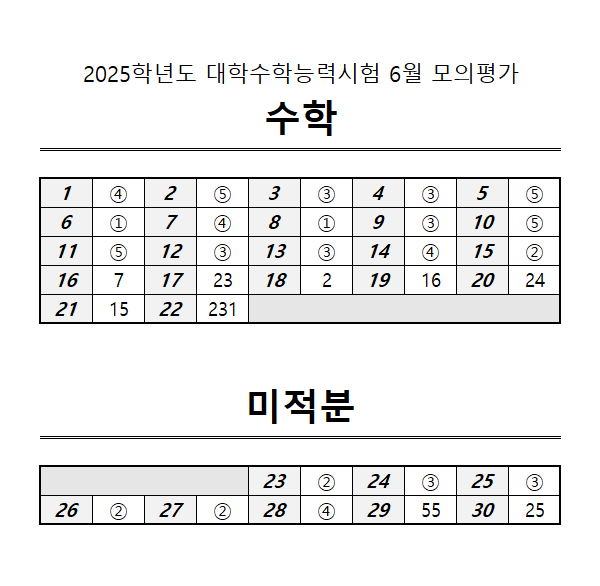
#> input picture MATH_G3_2024_06_calculus.png, 600 x 586 px, given in place of kor_page0.png, which was not available
$ jupyter execute --allow-errors exp.ipynb   (text cells are left out)
#> lines starting #> are read from the running program, lines starting #| are printed output that depends on the picture; after the words box and inside, x2 and y2 are one past the last pixel; in counts of white or black regions, pixels touching at a corner belong together; pictures that were not available may be replaced by others from this repository, and a replacement may not be noted
[cell 1]
import cv2
import easyocr
import re
import glob
import os

# 이미지 파일들이 있는 디렉토리 경로
directory = r'C:\Users\hana9\preprocessing\KOR_lr\2015_G1_11_kor_exp\cropped'

# 결과 이미지를 저장할 디렉토리 경로
output_directory = r'C:\Users\hana9\preprocessing\KOR_lr\2015_G1_11_kor_exp\cropped'

# 해당 디렉토리 내의 모든 png 파일 찾기
png_files = glob.glob(os.path.join(directory, '*.png'))

def extract_sort_key(filename):
    # 파일명에서 left 또는 right 부분과 숫자 부분을 추출하여 정렬 키를 반환하는 함수
    match = re.match(r'.*_(left|right)__page(\d+)\.png', filename)
    if match:
        prefix = match.group(1)
        number = int(match.group(2))
        return (number, prefix)  # 숫자를 먼저 비교하고, 그 다음에 left/right를 비교하여 정렬

    # 매칭되지 않는 경우는 마지막으로 처리
    return (float('inf'), filename)

# 파일을 정렬합니다.
sorted_files = sorted(png_files, key=extract_sort_key)

# EasyOCR을 사용하여 텍스트 인식
#> (the rest of this cell did not finish here and is left out)

[cell 2]
import os
import cv2
import numpy as np
from pdf2image import convert_from_path
from PIL import Image
import easyocr
import re

class ImageProcessor_kor:
    def __init__(self, image_path):
        self.image_path = image_path
        self.header = None
        self.body = None
        self.left_part = None
        self.middle_part = None
        self.right_part = None

    def process_image(self):
        src = cv2.imread(self.image_path)
#> src is the input picture: shape (586, 600, 3); mean B, G, R 238.1, 238.1, 238.1
        gray = cv2.cvtColor(src, cv2.COLOR_BGR2GRAY)
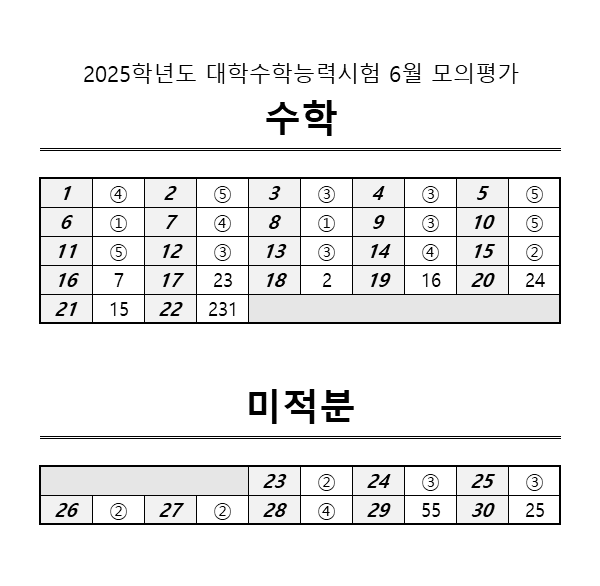
#> gray: shape (586, 600); min 0, max 255, mean 238.1
        blurred = cv2.GaussianBlur(gray, (5, 5), 0)
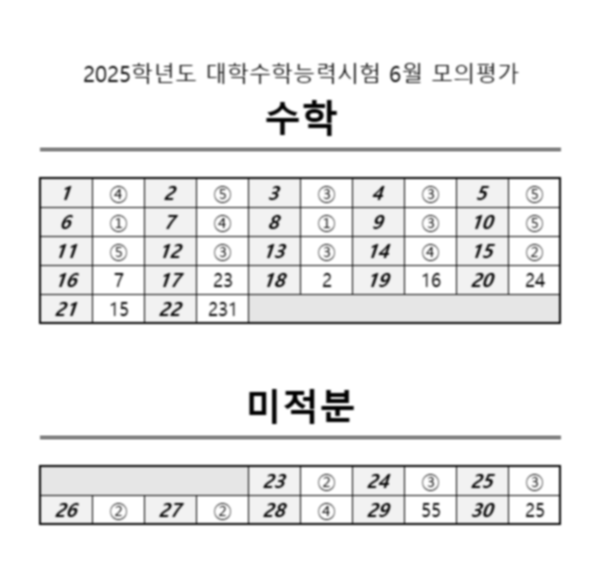
#> blurred: shape (586, 600); min 0, max 255, mean 238.1
        edges = cv2.Canny(blurred, 50, 150, apertureSize=3)
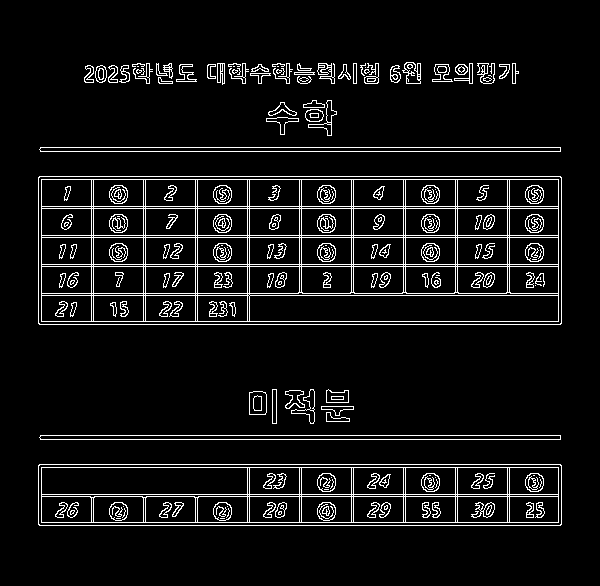
#> edges: shape (586, 600); 7.3% white in thin lines or dots, all inside (x1, y1, x2, y2) = (38, 62, 562, 526)

        # 이진화
        _, binary = cv2.threshold(gray, 128, 255, cv2.THRESH_BINARY_INV)
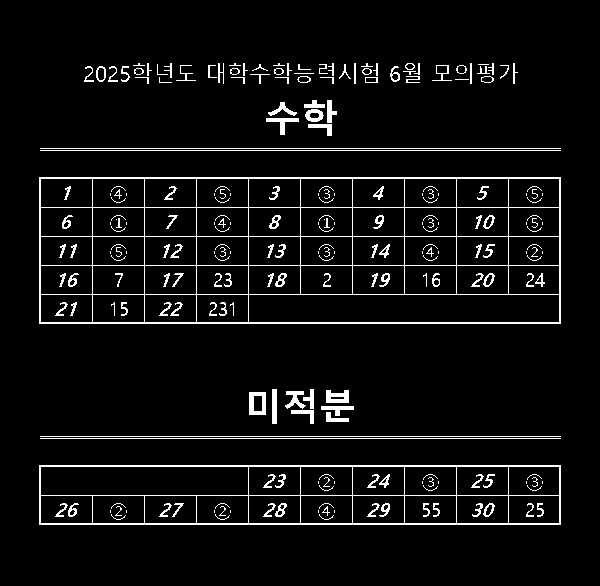
#> binary: shape (586, 600); 5.7% white in thin lines or dots, all inside (x1, y1, x2, y2) = (39, 63, 561, 525)

         # 윤곽선 찾기
        contours, _ = cv2.findContours(binary, cv2.RETR_EXTERNAL, cv2.CHAIN_APPROX_SIMPLE)
#> contours = 71 contours, 36 with area under 20; largest, box (x1, y1, x2, y2) and area: (39, 177, 561, 324) 76066, (39, 465, 561, 525) 30739, (249, 392, 266, 415) 352, (326, 390, 349, 403) 223, (305, 109, 324, 122) 168

        # 가로선 찾기
        horizontal_lines = []
        for contour in contours:
            x, y, w, h = cv2.boundingRect(contour)
            if w > 700 and h < 50:  # 너비가 특정 값 이상이고 높이가 작은 가로선 찾기
                horizontal_lines.append((x, y, w, h))
#> this loop made 71 passes
#> (x, y, w, h) on passes 4, 5, 6, 8, 9, 10, 15, 16, 17, 18, 19, 20: (326, 412, 23, 10), (291, 410, 23, 14), (321, 406, 33, 10), (285, 391, 21, 18), (326, 390, 23, 13), (303, 389, 11, 20), (308, 124, 24, 12), (266, 118, 33, 17), (305, 109, 19, 13), (268, 102, 29, 14), (327, 100, 10, 23), (304, 100, 21, 8)
#> (contour, x, y, w, h) on passes 1, 2, 3, 7, 11, 12: ([[39, 465], [39, 524], [560, 524], [560, 465]], 39, 465, 522, 60), ([[40, 438], [560, 438]], 40, 438, 521, 1), ([[40, 436], [560, 436]], 40, 436, 521, 1), ([[249, 392], [249, 414], [265, 414], [265, 392]], 249, 392, 17, 23), ([[272, 389], [272, 423], [276, 423], [276, 389]], 272, 389, 5, 35), ([[39, 177], [39, 323], [560, 323], [560, 177]], 39, 177, 522, 147)
#> after the loop, horizontal_lines = []

        # 제일 작은 y값을 가진 가로선 찾기
        if horizontal_lines:
            horizontal_lines.sort(key=lambda line: line[1])  # y 값을 기준으로 정렬
            smallest_y_line = horizontal_lines[0]  # y 값이 제일 작은 가로선
            x, y, w, h = smallest_y_line
            cut_line = y + h // 2  # 가로선의 중심 위치 계산

            # 상단과 하단 부분 분리
            header = src[:cut_line, :]
            body = src[cut_line:, :]

            self.header = header
            self.body = body

            height, width, _ = self.body.shape
            # 가로로 3등분 하기 위한 위치 계산
            cut_width = width // 3

            # 좌측, 중간, 우측 부분 분리
            self.left_part = src[:, :cut_width-5]
            self.middle_part = src[:, cut_width:cut_width*2]
            self.right_part = src[:, (cut_width*2)+5:]

    def save_processed_images(self, output_path_left, output_path_middle, output_path_right):
        if self.left_part is None or self.middle_part is None or self.right_part is None:
            print("이미지가 처리되지 않았습니다. process_image() 메서드를 호출하여 이미지를 처리하세요.")
            return
        cv2.imwrite(output_path_left, self.left_part)
        cv2.imwrite(output_path_middle, self.middle_part)
        cv2.imwrite(output_path_right, self.right_part)

# 파일 경로 설정
image_path = r"C:\Users\hana9\preprocessing\KOR_lr\2015_G1_11_kor_exp\kor_page0.png"
output_path_left = r"C:\Users\hana9\preprocessing\KOR_lr\2015_G1_11_kor_exp\cropped/kor_page1_left.png"
output_path_middle = r"C:\Users\hana9\preprocessing\KOR_lr\2015_G1_11_kor_exp\cropped/kor_page1_middle.png"
output_path_right = r"C:\Users\hana9\preprocessing\KOR_lr\2015_G1_11_kor_exp\cropped/kor_page1_right.png"

# 이미지 처리 및 저장
processor = ImageProcessor_kor(image_path)
processor.process_image()
processor.save_processed_images(output_path_left, output_path_middle, output_path_right)

[cell 3]
# Import required libraries
import os
import cv2
import numpy as np
from pdf2image import convert_from_path
from PIL import Image
import easyocr
import re

class ImageProcessor_kor:
    def __init__(self, image_path):
        self.image_path = image_path
        self.processed_image = None
        self.left_part = None
        self.middle_part = None
        self.right_part = None

    def process_image(self):
        src = cv2.imread(self.image_path)
        gray = cv2.cvtColor(src, cv2.COLOR_BGR2GRAY)

        # 텍스트 '정답 및 해설'의 영역 찾기
        text = "정답 및 해설"
        reader = easyocr.Reader(['ko'])
        result = reader.readtext(src)

        header_y = 0
        for (bbox, text, prob) in result:
            if "정답 및 해설" in text:
                header_y = bbox[2][1]  # bbox의 하단 y 좌표
                break

        # 상단 '정답 및 해설' 부분 자르기
        src = src[int(header_y):, :]

        self.processed_image = src

        height, width, _ = src.shape
        cut_width = width // 3

        left_margin = 80  # 좌측 여백
        right_margin = 10  # 우측 여백

        # 좌측, 중간, 우측 부분 자르기
        self.left_part = src[:, :cut_width + right_margin]
        self.middle_part = src[:, cut_width:cut_width*2]
        self.right_part = src[:, cut_width*2 - left_margin:]

    def save_processed_images(self, output_path_left, output_path_middle, output_path_right):
        if self.processed_image is None:
            print("이미지가 처리되지 않았습니다. process_image() 메서드를 호출하여 이미지를 처리하세요.")
            return
        cv2.imwrite(output_path_left, self.left_part)
        cv2.imwrite(output_path_middle, self.middle_part)
        cv2.imwrite(output_path_right, self.right_part)

# 파일 경로 설정
image_path = r"C:\Users\hana9\preprocessing\KOR_lr\2015_G1_11_kor_exp\kor_page0.png"
output_path_left = r"C:\Users\hana9\preprocessing\KOR_lr\2015_G1_11_kor_exp\cropped/kor_page1_left.png"
output_path_middle = r"C:\Users\hana9\preprocessing\KOR_lr\2015_G1_11_kor_exp\cropped/kor_page1_middle.png"
output_path_right = r"C:\Users\hana9\preprocessing\KOR_lr\2015_G1_11_kor_exp\cropped/kor_page1_right.png"

# 이미지 처리 및 저장
processor = ImageProcessor_kor(image_path)
processor.process_image()
#> (the call stopped at in process_image, `reader = easyocr.Reader(['ko'])`: easyocr is not available in this run)
